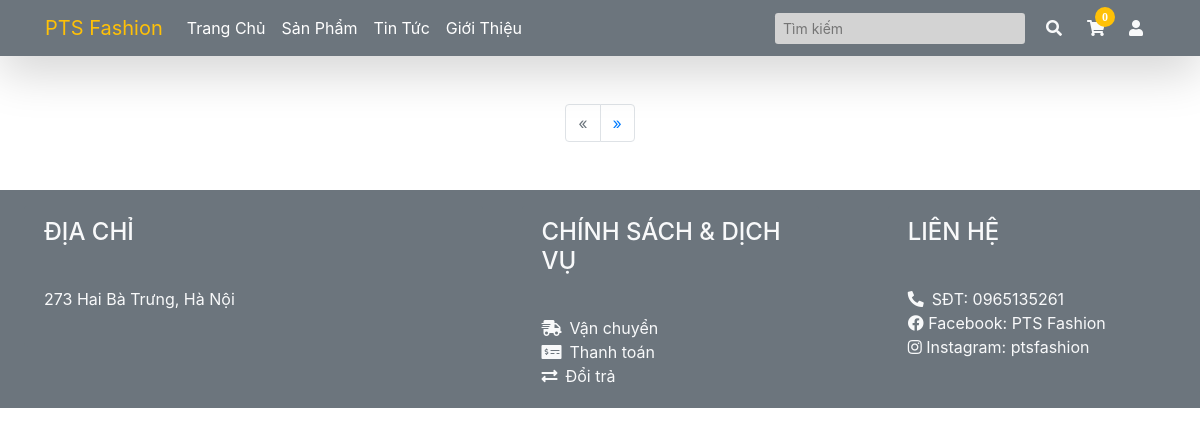
The app's page /quanao/blogs.php, older data.
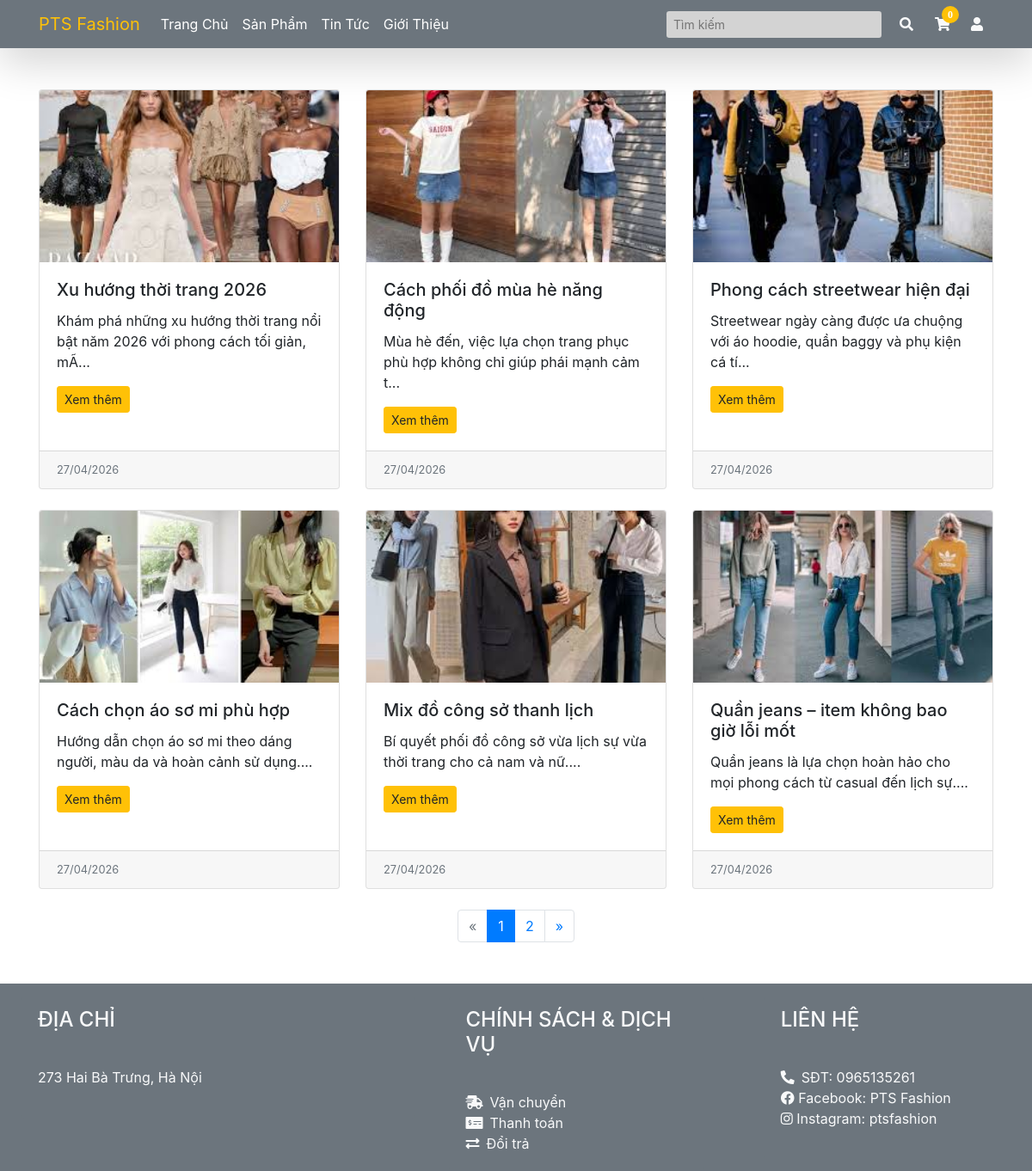
The same page, newer data.
### tables this page shows
CREATE TABLE `blog` (
  `id` int(11) NOT NULL,
  `title` varchar(255) NOT NULL,
  `content` text DEFAULT NULL,
  `thumbnail` varchar(255) DEFAULT NULL,
  `admin_id` varchar(5) NOT NULL,
  `created_at` datetime DEFAULT current_timestamp()
);

### quanao/admin/includes/database.php (called while the page is built, shortened)
<?php
    class MyConnect {
        private $conn;
        public function __construct() {
            $this->host = "localhost";
            $this->user = "root";
            $this->passwd = "";
            $this->database = "clothingshop";
            $this->conn = new mysqli($this->host,$this->user,$this->passwd,$this->database, 3307);
        }
        public function isConnected() {
            return true;
        }
        public function query($query) {
            if($this->isConnected()) {
                $tableData = mysqli_query($this->conn,$query);
                return $tableData;
            }
        }
    }
?>

### quanao/blogs.php (the view, shortened to what this page needs)
<?php
include("admin/includes/database.php");
$MyConn = new MyConnect();
$queryCount = $MyConn->query("SELECT * FROM blog");
$countB = mysqli_num_rows($queryCount);
$result_per_page = 6;
$cur_page = isset($_GET['page']) ? (int)$_GET['page'] : 1;
$limit = ($cur_page - 1) * $result_per_page;
$queryB = "SELECT * FROM blog ORDER BY created_at DESC LIMIT $limit,$result_per_page";
$resultB = $MyConn->query($queryB);
$number_of_page = ceil($countB / $result_per_page);
?>
<!DOCTYPE html>
<html lang="vi">
<head>
    <link href="admin/vendor/fontawesome-free/css/all.min.css" rel="stylesheet">
    <link rel="stylesheet" href="https://maxcdn.bootstrapcdn.com/bootstrap/4.5.2/css/bootstrap.min.css">
</head>
<body>
    <?php include("nav.php"); ?>
    <div class="container my-5">
        <div class="row">
            <?php while ($blog = mysqli_fetch_array($resultB)) { ?>
                <div class="col-md-4 mb-4">
                    <div class="card h-100">
                        <img src="<?php echo "admin/blog_images/" . $blog['thumbnail']; ?>"
                            class="card-img-top" style="height:200px; object-fit:cover;">
                        <div class="card-body">
                            <h5 class="card-title"><?php echo $blog['title']; ?></h5>
                            <p class="card-text">
                                <?php echo substr($blog['content'], 0, 100) . "..."; ?>
                            </p>
                            <a href="blog-detail.php?id=<?php echo $blog['id']; ?>"
                                class="btn btn-warning btn-sm">Xem thêm</a>
                        </div>
                        <div class="card-footer text-muted small">
                            <?php echo date("d/m/Y", strtotime($blog['created_at'])); ?>
                        </div>
                    </div>
                </div>
            <?php } ?>
        </div>
        <ul class="pagination justify-content-center">
            <li class="page-item <?php if ($cur_page == 1) echo 'disabled'; ?>">
                <a class="page-link" href="?page=<?php echo $cur_page - 1; ?>">&laquo;</a>
            </li>
            <?php for ($i = 1; $i <= $number_of_page; $i++) { ?>
                <li class="page-item <?php if ($i == $cur_page) echo 'active'; ?>">
                    <a class="page-link" href="?page=<?php echo $i; ?>"><?php echo $i; ?></a>
                </li>
            <?php } ?>
            <li class="page-item <?php if ($cur_page == $number_of_page) echo 'disabled'; ?>">
                <a class="page-link" href="?page=<?php echo $cur_page + 1; ?>">&raquo;</a>
            </li>
        </ul>
    </div>
    <?php include("footer.php"); ?>
</body>
</html>

### quanao/nav.php (shortened to what this page needs)
<?php
$current_page = basename($_SERVER['PHP_SELF']);
?>
<nav class="navbar navbar-expand-sm bg-secondary navbar-dark sticky-top shadow-lg py-2">
    <div class="container">
        <a class="navbar-brand" href="index.php"><span class="text-warning">PTS Fashion</span></a>
        <div class="collapse navbar-collapse" id="navbarColor01">
            <ul class="navbar-nav mr-auto">
                <li class="nav-item <?php echo ($current_page == 'index.php') ? 'active' : ''; ?>">
                    <a class="nav-link" href="index.php">Trang Chủ</a>
                </li>
                <li class="nav-item <?php echo ($current_page == 'product.php') ? 'active' : ''; ?>">
                    <a class="nav-link" href="product.php">Sản Phẩm</a>
                </li>
                <li class="nav-item <?php echo ($current_page == 'blogs.php') ? 'active' : ''; ?>">
                    <a class="nav-link" href="blogs.php">Tin Tức</a>
                </li>
                <li class="nav-item <?php echo ($current_page == 'about.php') ? 'active' : ''; ?>">
                    <a class="nav-link" href="about.php">Giới Thiệu</a>
                </li>
            </ul>
            <form class="form-inline" method="get" action="search.php">
                <input style="width:250px; background:#D3D3D3" class="form-control-sm mr-sm-2 border-0" type="search" name="keyword" placeholder="Tìm kiếm" aria-label="Search">
                <button class="btn my-sm-0 "><a class="text-light"><i class="fas fa-search"></i></i></a></button>
                <a href="cart.php" class="btn my-sm-0 border-0 bg-transparent text-light">
                    <i class="fas fa-shopping-cart position-relative">
                        <?php
                        $total_qty = 0;
                        ?>
                        <div class="cart-amount bg-warning position-absolute text-white d-flex justify-content-center align-items-center font-weight-bold">
                            <span id="cart_amount"><?php echo $total_qty ?></span>
                        </div>
                    </i>
                </a>
                <?php
                if (!isset($_SESSION['user_email'])) {
                    echo  "<a class='btn my-sm-0 border-0' data-toggle='modal' data-target='#loginModal'><i class='fas fa-user text-light'></i></a>";
                } else {
                    include("usernav.php");
                }
                ?>
            </form>
        </div>
</nav>

### quanao/footer.php
<footer class="bg-secondary">
    <div class="container-fuild text-light">
        <div class="row card-deck pt-3">
            <div class="col-md-5 pr-0">
                <div class="card border-0 bg-secondary ml-4">
                    <div class="card-header bg-secondary border-0">
                        <h4>ĐỊA CHỈ</h4>
                    </div>
                    <div class="card-body border-0">
                        <p>273 Hai Bà Trưng, Hà Nội</p>
                    </div>
                </div>
            </div>
            <div class="col-md pl-0">
                <div class="card border-0 bg-secondary ml-4">
                    <div class="card-header bg-secondary border-0">
                        <h4>CHÍNH SÁCH & DỊCH VỤ</h4>
                    </div>
                    <div class="card-body border-0">
                        <a href="#" class="text-light text-decoration-none pb-3"><i class="fas fa-shipping-fast mr-2"></i>Vận chuyển</a><br>
                        <a href="#" class="text-light text-decoration-none pb-3"><i class="fas fa-money-check-alt mr-2"></i>Thanh toán</a><br>
                        <a href="#" class="text-light text-decoration-none pb-3"><i class="fas fa-exchange-alt mr-2"></i>Đổi trả</a>
                    </div>
                </div>
            </div>
            <div class="col-md">
                <div class="card border-0 bg-secondary mx-0 ml-4">
                    <div class="card-header bg-secondary border-0">
                        <h4>LIÊN HỆ</h4>
                    </div>
                    <div class="card-body border-0">
                        <p><i class="fas fa-phone-alt mr-2"></i>SĐT: 0965135261 <br>
                            <i class="fab fa-facebook"></i> Facebook: PTS Fashion <br>
                            <i class="fab fa-instagram"></i> Instagram: ptsfashion
                        </p>
                    </div>
                </div>
            </div>
        </div>
    </div>
</footer>

### quanao/blogs.php (style rules this page uses)
.nav-link { color: white !important; }
.cart-amount { top: -13px; right: -10px; min-width: 20px; min-height: 20px; border-width: 2px; border-radius: 50%; font-size: 12px; }

Row changes from the older to the newer data that the page shows:
added blog: thumbnail (picture), title "Xu hướng thời trang 2026", content "Khám phá những xu hướng thời trang nổi bật năm 2026 với phong cách tối giản, mÃ", created_at "27/04/2026"
added blog: thumbnail (picture), title "Cách phối đồ mùa hè năng động", content "Mùa hè đến, việc lựa chọn trang phục phù hợp không chỉ giúp phái mạnh cảm t", created_at "27/04/2026"
added blog: thumbnail (picture), title "Phong cách streetwear hiện đại", content "Streetwear ngày càng được ưa chuộng với áo hoodie, quần baggy và phụ kiện cá tí", created_at "27/04/2026"
added blog: thumbnail (picture), title "Cách chọn áo sơ mi phù hợp", content "Hướng dẫn chọn áo sơ mi theo dáng người, màu da và hoàn cảnh sử dụng.", created_at "27/04/2026"
added blog: thumbnail (picture), title "Mix đồ công sở thanh lịch", content "Bí quyết phối đồ công sở vừa lịch sự vừa thời trang cho cả nam và nữ.", created_at "27/04/2026"
added blog: thumbnail (picture), title "Quần jeans – item không bao giờ lỗi mốt", content "Quần jeans là lựa chọn hoàn hảo cho mọi phong cách từ casual đến lịch sự.", created_at "27/04/2026"
Text that changed along with them:
new list line: "1"
new list line: "2"
